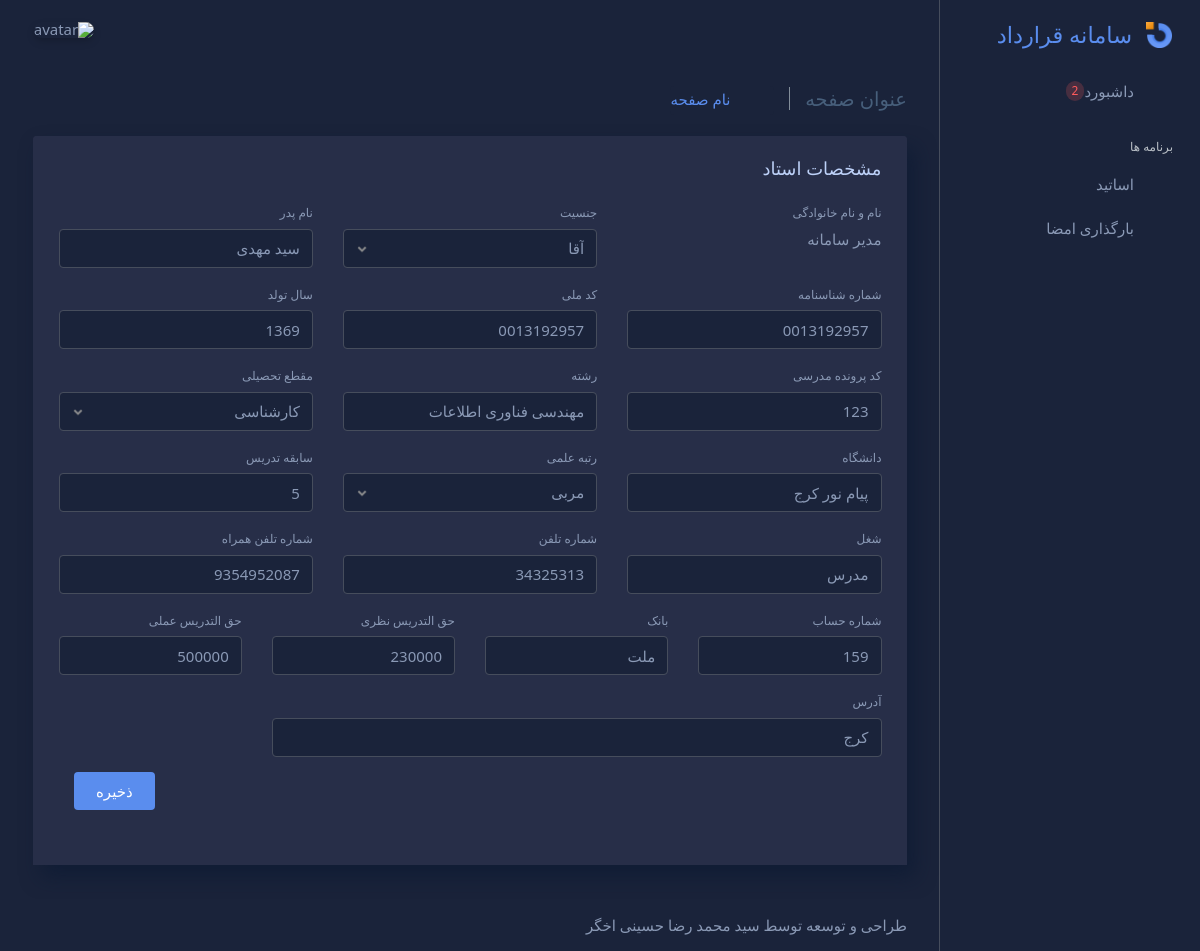
Screenshot of /account/teachers/1/edit with the database file from the repository.
### accounts/models.py (models this page shows)
class UserProfile(models.Model):
    user = models.OneToOneField(User, on_delete=models.CASCADE)
    p_id = models.CharField(max_length=10, blank=True)
    f_name = models.CharField(max_length=16, blank=True)
    birthday = models.IntegerField(default=0)
    n_id = models.CharField(max_length=10, blank=True)
    file_number = models.CharField(max_length=16, blank=True)
    degree = models.CharField(max_length=64, choices=DEGREE_CHOICES, default='کارشناسی')
    field = models.CharField(max_length=64, blank=True)
    university = models.CharField(max_length=64, blank=True)
    rank = models.CharField(max_length=32, choices=RANK_CHOICES, default='مربی')
    job = models.CharField(max_length=64, blank=True)
    t_year = models.IntegerField(default=0)
    address = models.CharField(max_length=256, blank=True)
    mobile = models.IntegerField(default=0)
    phone = models.IntegerField(default=0)
    account = models.IntegerField(default=0)
    bank = models.CharField(max_length=16, blank=True)
    sex = models.CharField(max_length=8, choices=SEX_CHOICES, default='آقا')
    theorical_pay = models.IntegerField(default=0)
    practical_pay = models.IntegerField(default=0)
    sign = models.ImageField(null=True, blank=True)

### accounts/views.py (the view)
# urls.py: path('teachers/<int:pk>/edit', views.teacher_edit, name='teacher_edit'),
def teacher_edit(request, pk):
    user = User.objects.get(id=pk)
    profile = UserProfile.objects.get(user=pk)
    form = TeacherEditForm(request.POST or None, instance=profile)
    if request.method == "POST":
        if form.is_valid():
            form.save()
            return redirect(f'/account/teachers/{pk}')
    else:
        context = {
            'form': form,
            'user': user
        }
        return render(request, 'accounts/teacher_edit.html', context)

### accounts/templates/accounts/teacher_edit.html (shortened to what this page needs)
{% extends 'base/base.html' %}
{% block links %}
<div class="col-12">
  <h5 class="content-header-title float-left pr-1">عنوان صفحه</h5>
  <div class="breadcrumb-wrapper">
    <ol class="breadcrumb p-0 mb-0">
      <li class="breadcrumb-item"><a href="index.html"><i class="bx bx-home-alt"></i></a>
      </li>
      <li class="breadcrumb-item active">نام صفحه</li>
    </ol>
  </div>
</div>
{% endblock %}
{% block content %}
<div class="content-body">
  <section id="basic-datatable">
    <div class="row">
      <div class="col-12">
        <div class="card">
          <div class="card-header">
            <h4 class="card-title">مشخصات استاد</h4>
          </div>
          <div class="card-content">
            <div class="card-body card-dashboard">
              <form class="form form-vertical" method="POST" enctype="multipart/form-data">
                <div class="form-body">
                  <div class="row form-group">
                    <div class="col-lg-4 col-md-12 col-sm-12">
                      <label for=""> نام و نام خانوادگی</label>
                      <div>{{ user.first_name }} {{ user.last_name }}</div>
                    </div>
                    <div class="col-lg-4 col-md-12 col-sm-12">
                      <label for="">جنسیت</label>
                      <div>{{ form.sex }}</div>
                    </div>
                    <div class="col-lg-4 col-md-12 col-sm-12">
                      <label for="">نام پدر</label>
                      {{ form.f_name }}
                    </div>
                  </div>
                  <div class="row form-group">
                    <div class="col-lg-4 col-md-12 col-sm-12">
                      <label for="">شماره شناسنامه</label>
                      {{ form.p_id }}
                    </div>
                    <div class="col-lg-4 col-md-12 col-sm-12">
                      <label for="">کد ملی</label>
                      {{ form.n_id }}
                    </div>
                    <div class="col-lg-4 col-md-12 col-sm-12">
                      <label for="">سال تولد</label>
                      {{ form.birthday }}
                    </div>
                  </div>
                  <div class="row form-group">
                    <div class="col-lg-4 col-md-12 col-sm-12">
                      <label for="">کد پرونده مدرسی</label>
                      {{ form.file_number }}
                    </div>
                    <div class="col-lg-4 col-md-12 col-sm-12">
                      <label for="">رشته</label>
                      {{ form.field }}
                    </div>
                    <div class="col-lg-4 col-md-12 col-sm-12">
                      <label for="">مقطع تحصیلی</label>
                      {{ form.degree }}
                    </div>
                  </div>
                  <div class="row form-group">
                    <div class="col-lg-4 col-md-12 col-sm-12">
                      <label for="">دانشگاه</label>
                      {{ form.university }}
                    </div>
                    <div class="col-lg-4 col-md-12 col-sm-12">
                      <label for="">رتبه علمی</label>
                      {{ form.rank }}
                    </div>
                    <div class="col-lg-4 col-md-12 col-sm-12">
                      <label for="">سابقه تدریس</label>
                      {{ form.t_year }}
                    </div>
                  </div>
                  <div class="row form-group">
                    <div class="col-lg-4 col-md-12 col-sm-12">
                      <label for="">شغل</label>
                      {{ form.job }}
                    </div>
                    <div class="col-lg-4 col-md-12 col-sm-12">
                      <label for="">شماره تلفن</label>
                      {{ form.phone }}
                    </div>
                    <div class="col-lg-4 col-md-12 col-sm-12">
                      <label for="">شماره تلفن همراه</label>
                      {{ form.mobile }}
                    </div>
                  </div>
                  <div class="row form-group">
                    <div class="col-lg-3 col-md-12 col-sm-12">
                      <label for="">شماره حساب</label>
                      {{ form.account }}
                    </div>
                    <div class="col-lg-3 col-md-12 col-sm-12">
                      <label for="">بانک</label>
                      {{ form.bank }}
                    </div>
                    <div class="col-lg-3 col-md-12 col-sm-12">
                      <label for="">حق التدریس نظری</label>
                      {{ form.theorical_pay }}
                    </div>
                    <div class="col-lg-3 col-md-12 col-sm-12">
                      <label for="">حق التدریس عملی</label>
                      {{ form.practical_pay }}
                    </div>
                  </div>
                  <div class="row form-group">
                    <div class="col-lg-9 col-md-12 col-sm-12">
                      <label for="">آدرس</label>
                      {{ form.address }}
                    </div>
                    <div class="col-lg-3 col-md-12 col-sm-12">
                    </div>
                  </div>
                  <div class="row form-group">
                    <div class="col-lg-12 col-md-12 col-sm-12  d-flex justify-content-end">
                      <button class="btn btn-primary mr-1 mb-1" type="submit">ذخیره</button>
                    </div>
                  </div>
                </div>
              </form>
            </div>
          </div>
        </div>
      </div>
    </div>
  </section>
</div>
{% endblock %}

### accounts/static/assets/css/themes/dark-layout.css (style rules this page uses)
body.dark-layout { background-color: #1A233A; }
body.dark-layout h1, body.dark-layout h2, body.dark-layout h3, body.dark-layout h4, body.dark-layout h5, body.dark-layout h6 { color: #BDD1F8; }
body.dark-layout .card { background-color: #272E48; box-shadow: 8px 12px 20px 0 rgba(11, 26, 51, 0.63) !important; }
body.dark-layout .card .card-header, body.dark-layout .card .card-footer { color: #8A99B5; background-color: #272E48; border-color: #464D5C !important; }
body.dark-layout .card .card-body { color: #8A99B5; background-color: #272E48; border-color: #464D5C !important; }
body.dark-layout .btn { color: #8A99B5; }
body.dark-layout .btn[class*='btn-'] { color: #FFFFFF !important; }
body.dark-layout .breadcrumb { background-color: #1A233A; }
body.dark-layout .breadcrumb .breadcrumb-item a { color: #8A99B5 !important; }
body.dark-layout .breadcrumb .breadcrumb-item:before { color: #8A99B5; }
body.dark-layout .breadcrumb .breadcrumb-item+.breadcrumb-item:before { color: #8A99B5 !important; }
body.dark-layout input.form-control, body.dark-layout .custom-file-label, body.dark-layout textarea.form-control { background-color: #1A233A; color: #8A99B5; }
body.dark-layout input.form-control::placeholder, body.dark-layout .custom-file-label::placeholder, body.dark-layout textarea.form-control::placeholder { color: #8A99B5; }
body.dark-layout select.form-control, body.dark-layout .custom-select { background-color: #1A233A; color: #8A99B5; border-color: #464D5C; }
body.dark-layout select.form-control option:checked, body.dark-layout .custom-select option:checked { background-color: #272E48; }
body.dark-layout p, body.dark-layout small, body.dark-layout span, body.dark-layout label { color: #8A99B5; }

### rows the page displays
UserProfile: sex "آقا", f_name "سید مهدی", p_id "0013192957", n_id "0013192957", birthday "1369", file_number "123", field "مهندسی فناوری اطلاعات", degree "کارشناسی", university "پیام نور کرج", rank "مربی", t_year "5", job "مدرس", phone "34325313", mobile "9354952087", account "159", bank "ملت", theorical_pay "230000", practical_pay "500000", address "کرج"

### other values shown
{{ user.first_name }} "مدیر"
{{ user.last_name }} "سامانه"
